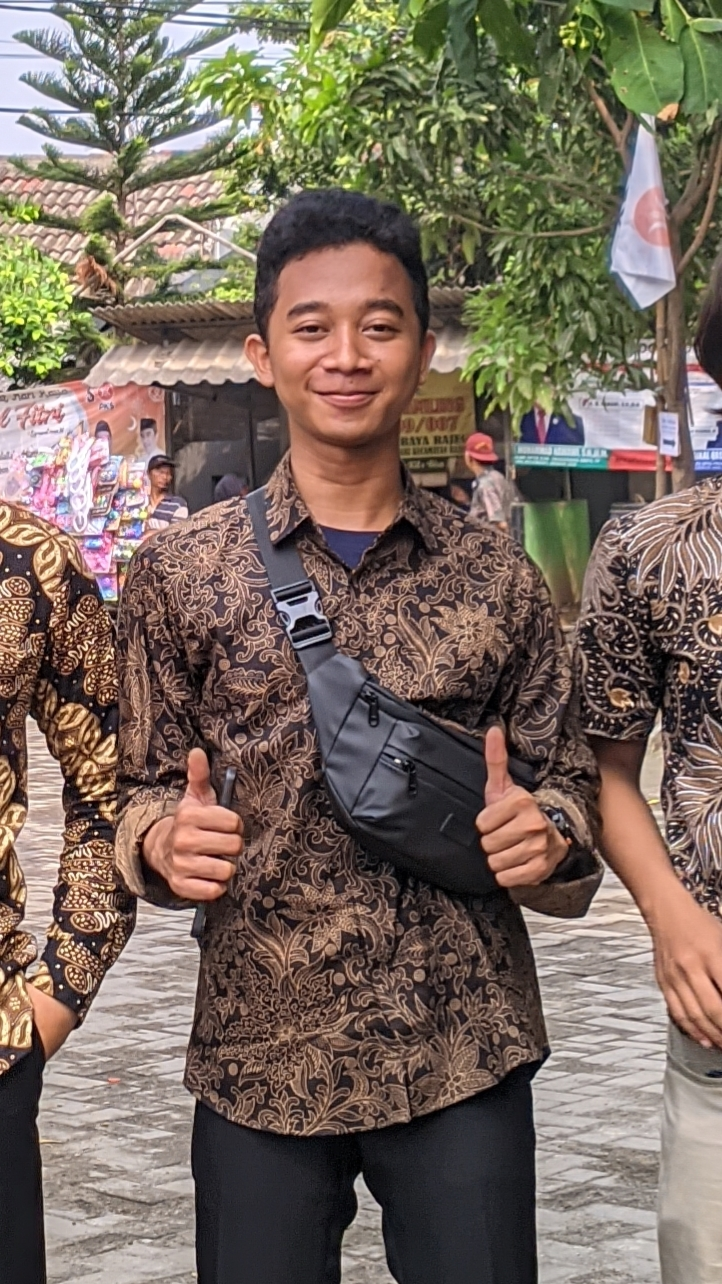
#> input picture FOTOdiri.jpg, 722 x 1284 px
$ jupyter execute 'UAS PRAKTIKUM-HERDY.ipynb'
#> lines starting #> are read from the running program, lines starting #| are printed output that depends on the picture
#FILTERING CITRA

[cell 1]
import cv2
import numpy as np
import matplotlib.pyplot as plt

[cell 2]
image_path = "FOTOdiri.jpg"
image = cv2.imread(image_path)
#> image is the input picture: shape (1284, 722, 3); mean B, G, R 94.7, 106.7, 121
image_gray = cv2.cvtColor(image, cv2.COLOR_BGR2GRAY)
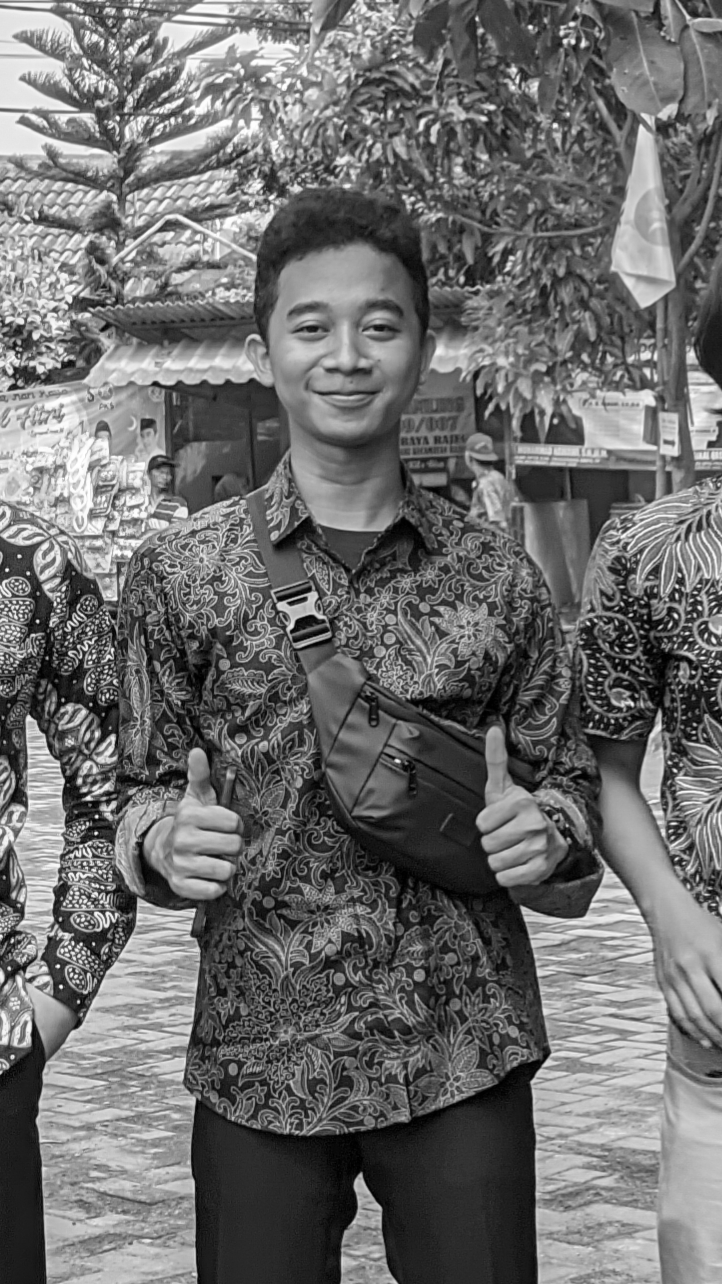
#> image_gray: shape (1284, 722); min 0, max 255, mean 109.6

[cell 3]
median_filtered = cv2.medianBlur(image_gray, 5)

[cell 4]
def mean_filter(image):
    kernel = np.ones((3, 3), np.float32) / 9
    filtered_image = cv2.filter2D(image, -1, kernel)
    return filtered_image

mean_filtered = mean_filter(image_gray)

[cell 5]
plt.figure(figsize=(15, 10))

[cell 6]
plt.subplot(2, 2, 1)
plt.imshow(cv2.cvtColor(image, cv2.COLOR_BGR2RGB))
plt.title('Original Image')
plt.axis('off')

plt.subplot(2, 2, 2)
plt.imshow(median_filtered, cmap='gray')
plt.title('Median Filtered Image')
plt.axis('off')
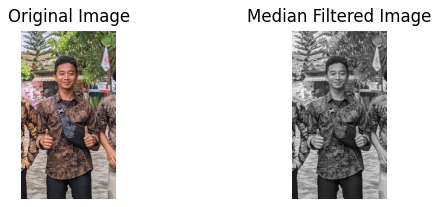
#> figure drawn by matplotlib, 2 panels

[cell 7]
plt.subplot(2, 2, 3)
plt.imshow(image_gray, cmap='gray')
plt.title('Original Image (Grayscale)')
plt.axis('off')

# Mean Filtered Image
plt.subplot(2, 2, 4)
plt.imshow(mean_filtered, cmap='gray')
plt.title('Mean Filtered Image')
plt.axis('off')

plt.show()
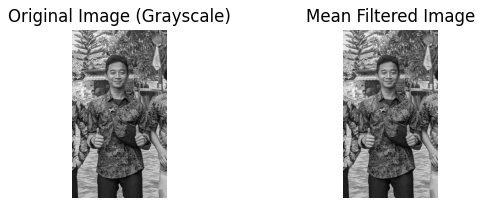
#> figure drawn by matplotlib, 2 panels
